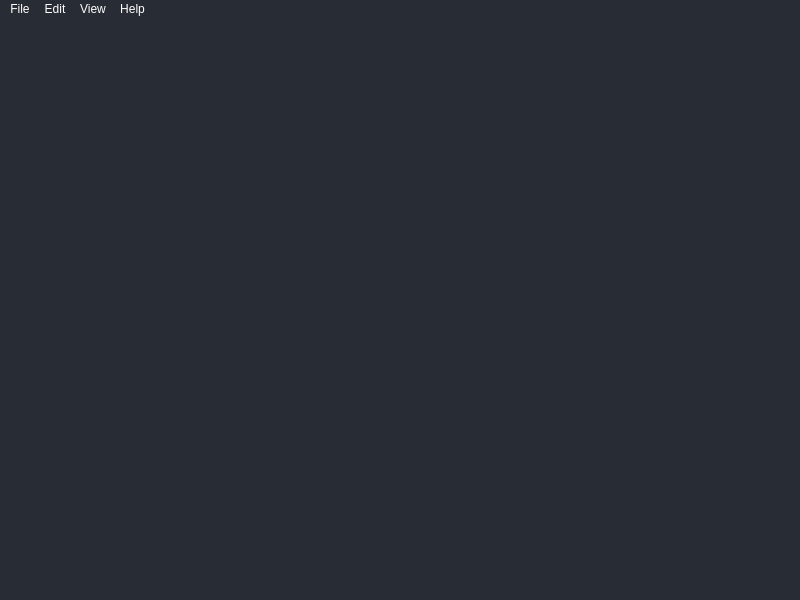
<?xml version="1.0" encoding="UTF-8"?>
<ui version="4.0">
 <class>MainWindow</class>
 <widget class="QMainWindow" name="MainWindow">
  <property name="geometry">
   <rect>
    <x>0</x>
    <y>0</y>
    <width>800</width>
    <height>600</height>
   </rect>
  </property>
  <property name="windowTitle">
   <string>MainWindow</string>
  </property>
  <property name="styleSheet">
   <string notr="true">color: rgb(255, 255, 255);
background-color: rgb(40, 44, 52);</string>
  </property>
  <widget class="QWidget" name="centralwidget"/>
  <widget class="QMenuBar" name="menubar">
   <property name="geometry">
    <rect>
     <x>0</x>
     <y>0</y>
     <width>800</width>
     <height>18</height>
    </rect>
   </property>
   <property name="nativeMenuBar">
    <bool>true</bool>
   </property>
   <widget class="QMenu" name="menuFile">
    <property name="title">
     <string>File</string>
    </property>
    <addaction name="actionOpen"/>
    <addaction name="actionOpen_folder"/>
    <addaction name="actionNew"/>
    <addaction name="actionSave"/>
    <addaction name="actionSave_as"/>
    <addaction name="actionClose_file"/>
    <addaction name="separator"/>
    <addaction name="actionQuit"/>
   </widget>
   <widget class="QMenu" name="menuEdit">
    <property name="title">
     <string>Edit</string>
    </property>
    <addaction name="actionCut"/>
    <addaction name="actionCopy"/>
    <addaction name="actionPaste"/>
    <addaction name="separator"/>
    <addaction name="actionUndo"/>
    <addaction name="actionRedo"/>
   </widget>
   <widget class="QMenu" name="menuHelp">
    <property name="title">
     <string>Help</string>
    </property>
    <addaction name="actionAbout_Fadyedit"/>
   </widget>
   <widget class="QMenu" name="menuView">
    <property name="title">
     <string>View</string>
    </property>
    <widget class="QMenu" name="menuFont_size">
     <property name="title">
      <string>Font size</string>
     </property>
     <addaction name="actionZoom_in"/>
     <addaction name="actionZoom_out"/>
    </widget>
    <addaction name="menuFont_size"/>
   </widget>
   <addaction name="menuFile"/>
   <addaction name="menuEdit"/>
   <addaction name="menuView"/>
   <addaction name="menuHelp"/>
  </widget>
  <widget class="QStatusBar" name="statusbar"/>
  <action name="actionOpen">
   <property name="text">
    <string>Open</string>
   </property>
   <property name="shortcut">
    <string>Ctrl+O</string>
   </property>
  </action>
  <action name="actionNew">
   <property name="text">
    <string>New</string>
   </property>
   <property name="shortcut">
    <string>Ctrl+N</string>
   </property>
  </action>
  <action name="actionSave">
   <property name="text">
    <string>Save</string>
   </property>
   <property name="shortcut">
    <string>Ctrl+S</string>
   </property>
  </action>
  <action name="actionSave_as">
   <property name="text">
    <string>Save as ...</string>
   </property>
   <property name="shortcut">
    <string>Ctrl+Shift+S</string>
   </property>
  </action>
  <action name="actionClose">
   <property name="text">
    <string>Quit</string>
   </property>
  </action>
  <action name="actionCopy">
   <property name="text">
    <string>Copy</string>
   </property>
   <property name="shortcut">
    <string>Ctrl+C</string>
   </property>
  </action>
  <action name="actionPaste">
   <property name="text">
    <string>Paste</string>
   </property>
   <property name="shortcut">
    <string>Ctrl+V</string>
   </property>
  </action>
  <action name="actionCut">
   <property name="text">
    <string>Cut</string>
   </property>
   <property name="shortcut">
    <string>Ctrl+X</string>
   </property>
  </action>
  <action name="actionUndo">
   <property name="text">
    <string>Undo</string>
   </property>
   <property name="shortcut">
    <string>Ctrl+Z</string>
   </property>
  </action>
  <action name="actionRedo">
   <property name="text">
    <string>Redo</string>
   </property>
   <property name="shortcut">
    <string>Ctrl+Shift+Z</string>
   </property>
  </action>
  <action name="actionAbout_Fadyedit">
   <property name="text">
    <string>About Fadyedit</string>
   </property>
   <property name="shortcut">
    <string>Ctrl+H</string>
   </property>
  </action>
  <action name="actionQuit">
   <property name="text">
    <string>Quit</string>
   </property>
   <property name="shortcut">
    <string>Ctrl+Q</string>
   </property>
  </action>
  <action name="actionClose_file">
   <property name="text">
    <string>Close file</string>
   </property>
   <property name="shortcut">
    <string>Ctrl+W</string>
   </property>
  </action>
  <action name="actionOpen_folder">
   <property name="text">
    <string>Open folder</string>
   </property>
  </action>
  <action name="actionZoom_in">
   <property name="text">
    <string>Zoom in</string>
   </property>
   <property name="shortcut">
    <string>Ctrl+=</string>
   </property>
  </action>
  <action name="actionZoom_out">
   <property name="text">
    <string>Zoom out</string>
   </property>
   <property name="shortcut">
    <string>Ctrl+-</string>
   </property>
  </action>
 </widget>
 <resources/>
 <connections/>
</ui>
